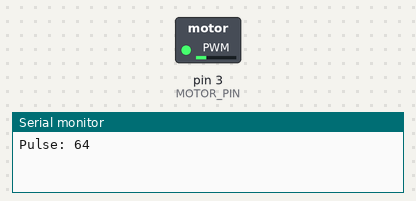
This sketch was run on a simulated Arduino Uno, built with avr-gcc and run on an emulated ATmega328P. On the bench: switched loads named in the sketch (green lamp = pin HIGH), the last lines printed to the serial monitor.

Above: at 0.05 s.
At 3.25 s:
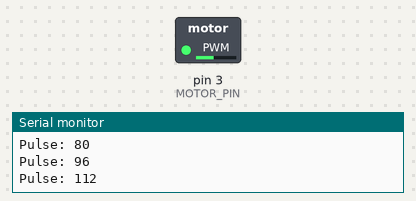
At 6.5 s:
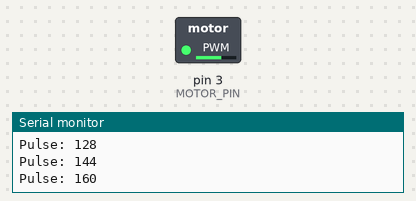
At 13.0 s:
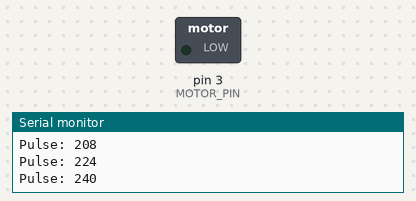
Timing chart, 0 to 16.9 s (numbered marks = the images above):
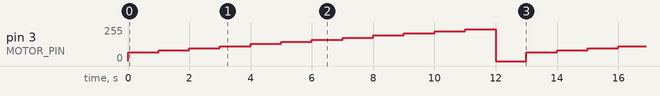

The sketch:

MotorControlPWM.ino
```cpp
/*
  MotorControlPWM
  Tests PWM speed control of a DC motor.

  For info and circuit diagrams see https://github.com/tardate/LittleArduinoProjects/tree/main/playground/MotorControlPWM

 */

#define MOTOR_PIN 3
#define DURATION_AT_SPEED 1000

void setup() {
  Serial.begin(115200);
  // NB: You do not need to call pinMode() before calling analogWrite()
}

void loop() {
  rampUpTest(64);
}

void rampUpTest(int from_minimum) {
  for(int speed = from_minimum; speed < 256; speed +=16 ) {
    Serial.print("Pulse: ");
    Serial.println(speed);
    motorOn(speed);
  }
  motorOff();
}

void motorOff() {
  motorOn(0);
}

void motorOn(int value) {
  analogWrite(MOTOR_PIN, value);
  delay(DURATION_AT_SPEED);
}
```

Measured:
- by itself, pin 3 (MOTOR_PIN): repeats every 13.0 s: 80/255 1.0 s, 96/255 1.0 s, 112/255 1.0 s, 128/255 1.0 s, 144/255 1.0 s, 160/255 1.0 s, 176/255 1.0 s, 192/255 1.0 s, 208/255 1.0 s, 224/255 1.0 s, 240/255 1.0 s, 0/255 1.0 s, 64/255 1.0 s
